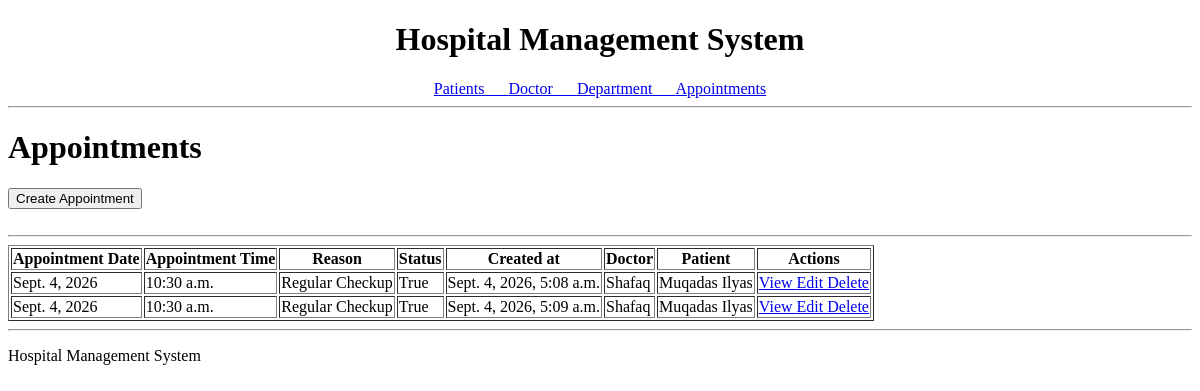
The page /appointment/1/patient/ on the database as committed earlier.
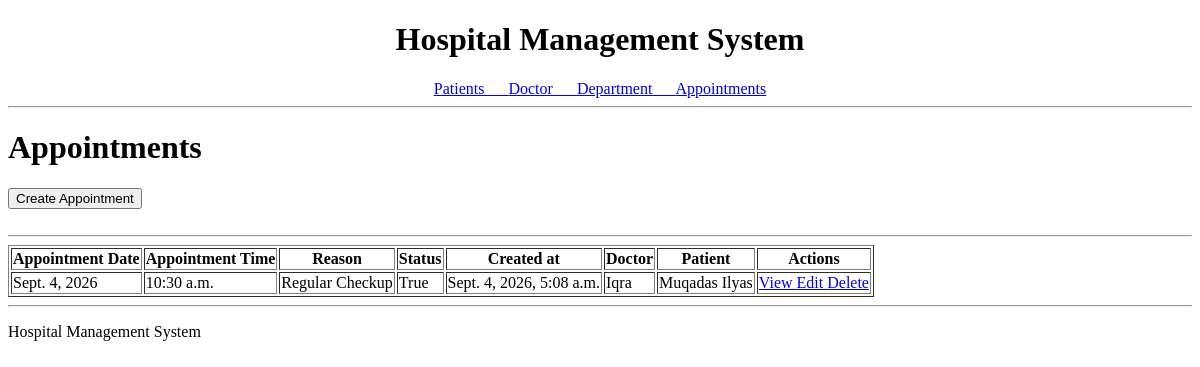
The same page on the database as committed later.
### appointments/models.py (models this page shows, shortened)
class Appointments(models.Model):
    id = models.AutoField(primary_key=True)
    appointment_date = models.DateField(auto_now_add=True)
    appointment_time = models.TimeField(auto_now_add=True)
    reason = models.TextField()
    status = models.BooleanField()
    created_at = models.DateTimeField(auto_now_add=True)
    doctor = models.ForeignKey(Doctor,on_delete=models.CASCADE)
    patient = models.ForeignKey(Patient,on_delete=models.CASCADE)
    class Meta:
        permissions = [
            ("complete_appointment", "Can complete appointment"),
        ]

### doctor/models.py (models this page shows)
class Doctor(models.Model):
    id=models.AutoField(primary_key=True)
    name = models.CharField(max_length=50)
    specialization = models.CharField(max_length=50)
    phone = models.CharField(max_length=15)
    department=models.ForeignKey(Department,on_delete=models.CASCADE)
    user=models.OneToOneField(User,on_delete=models.CASCADE,
                              null=True,blank=True, related_name='doctor')
    def __str__(self):
        return self.name

### patient/models.py (models this page shows)
class Patient(models.Model):
    id = models.AutoField(primary_key=True)
    first_name = models.CharField(max_length=100)
    last_name = models.CharField(max_length=100)
    gender_choices = {
        'M': 'Male',
        'F': 'Female',
    }
    gender = models.CharField(max_length=1, choices=gender_choices)
    blood_type = models.CharField(max_length=2)
    dob = models.DateField()
    phone = models.CharField(max_length=15)
    def __str__(self):
        return self.first_name + " " + self.last_name

### appointments/views.py (the view)
# urls.py: path('<int:patient_id>/patient/',PatientAppointmentListView.as_view(),name='patient_appointment_list'),
class PatientAppointmentListView(ListView):
    model=Appointments
    context_object_name='appointments'
    template_name = 'appointments/appointment_list.html'
    def get_queryset(self):
        patient_id=self.kwargs['patient_id']
        return Appointments.objects.filter(patient_id=patient_id).order_by('-appointment_date')

### appointments/templates/appointments/appointment_list.html (shortened to what this page needs)
{% extends "base.html" %}
{% block content %}
<h1>Appointments</h1>
<a href="{% url 'appointment_create' %}">
    <button>Create Appointment</button>
</a>
<br>
<br>
<hr>
<table border="1">
    <tr>
        <th>Appointment Date</th>
        <th>Appointment Time</th>
        <th>Reason</th>
        <th>Status</th>
        <th>Created at</th>
        <th>Doctor</th>
        <th>Patient</th>
        <th>Actions</th>
    </tr>
    {% for appointment in appointments %}
    <tr>
        <td>
            {{ appointment.appointment_date }}
        </td>
        <td>
            {{ appointment.appointment_time }}
        </td>
        <td>
            {{ appointment.reason }}
        </td>
        <td>
            {{appointment.status}}
        </td>
        <td>
            {{appointment.created_at}}
        </td>
        <td>
            {{appointment.doctor}}
        </td>
        <td>
            {{appointment.patient}}
        </td>
        <td>
            <a href="{% url 'appointment_detail' appointment.id %}">
                View
            </a>
            <a href="{% url 'appointment_update' appointment.id %}">
                Edit
            </a>
            <a href="{% url 'appointment_delete' appointment.id %}">
                Delete
            </a>
        </td>
    </tr>
    {% endfor %}
</table>
{% endblock %}

Rows that differ between the two databases and show on the page:
no longer on this page (row edited): Appointments: appointment_date "Sept. 4, 2026", appointment_time "10:30 a.m.", reason "Regular Checkup", status "True", created_at "Sept. 4, 2026, 5:09 a.m.", doctor "Shafaq", patient "Muqadas Ilyas"
changed Appointments "Regular Checkup": doctor "Shafaq" → "Iqra"
